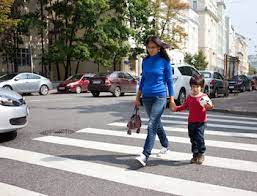
#> input picture pede.jpg, 257 x 196 px
$ jupyter execute 'pedestrian detection.ipynb'   (shell and % lines are left out)
#> lines starting #> are read from the running program, lines starting #| are printed output that depends on the picture; after the words box and inside, x2 and y2 are one past the last pixel; in counts of white or black regions, pixels touching at a corner belong together
[cell 1]
import cv2
import imutils

[cell 2]
# Initializing the HOG person
# detector
hog = cv2.HOGDescriptor()
hog.setSVMDetector(cv2.HOGDescriptor_getDefaultPeopleDetector())

[cell 3]
# Reading the Image
image = cv2.imread('pede.jpg')
#> image is the input picture: shape (196, 257, 3); mean B, G, R 135.4, 137.6, 139.7

[cell 4]
import matplotlib.pyplot as plt
plt.imshow(image)

[cell 5]
# Resizing the Image
image = imutils.resize(image,
					width=min(400, image.shape[1]))

[cell 6]
# Detecting all the regions in the
# Image that has a pedestrians inside it
(regions, _) = hog.detectMultiScale(image,
									winStride=(4, 4),
									padding=(4, 4),
									scale=1.05)
#> regions = [[114, 27, 78, 156], [162, 42, 71, 142]]

[cell 7]
# Drawing the regions in the Image
for (x, y, w, h) in regions:
	cv2.rectangle(image, (x, y),
				(x + w, y + h),
				(0, 0, 255), 2)
#> this loop made 2 passes
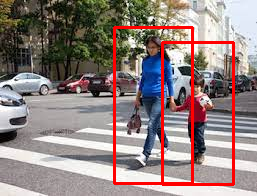
#> image: shape (196, 257, 3); 5.16% of pixels changed, all inside (x1, y1, x2, y2) = (113, 26, 235, 186)
